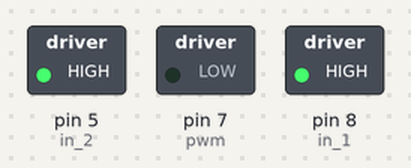
The sketch below on a simulated Arduino Uno, built with avr-gcc and run on an emulated ATmega328P. On the bench: switched loads named in the sketch (green lamp = pin HIGH). Storage starts empty; the audio player accepts every command and is not drawn.

Above: at 0.1 s.
Timing chart, 0 to 1.6 s (numbered marks = the images above):
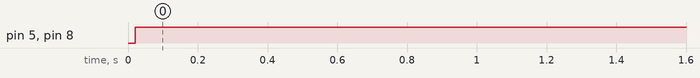

Measured:
- by itself, pin 5 (in_2), pin 8 (in_1): LOW → HIGH at 0.02 s

The sketch:

Unplugginator.ino
```cpp
#include "TMRpcm.h"
#include "SD.h"
#include "SPI.h"
#define SD_Pin 10

TMRpcm tmrpcm;

int pwm = 7;
int in_1 = 8;
int in_2 = 5;

void setup() {
  tmrpcm.speakerPin = 9;
  Serial.begin(9600);
  if (!SD.begin(SD_Pin)) {
    Serial.println("SD Failed to load");
    return;
  }
  tmrpcm.setVolume(6);
  //play();
  tmrpcm.play("1.wav");
  pinMode(pwm, OUTPUT);
  pinMode(in_1, OUTPUT);
  pinMode(in_2, OUTPUT);
  // turn it off
  digitalWrite(in_1, LOW);
  digitalWrite(pwm, LOW);
}

void loop() {
  // set max speed
  analogWrite(in_2, 255);
  // Turn on motor A & B
  digitalWrite(in_1, HIGH);
  digitalWrite(pwm, LOW);
  //die
}
```
